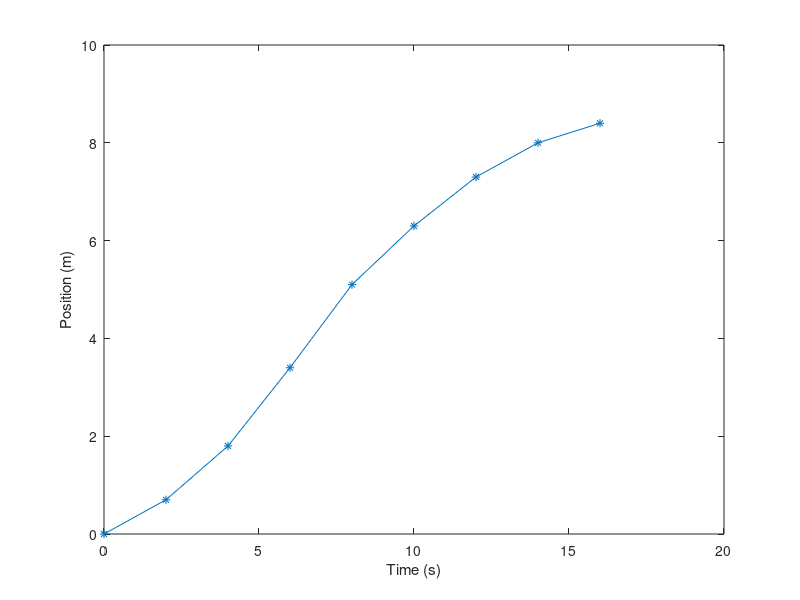
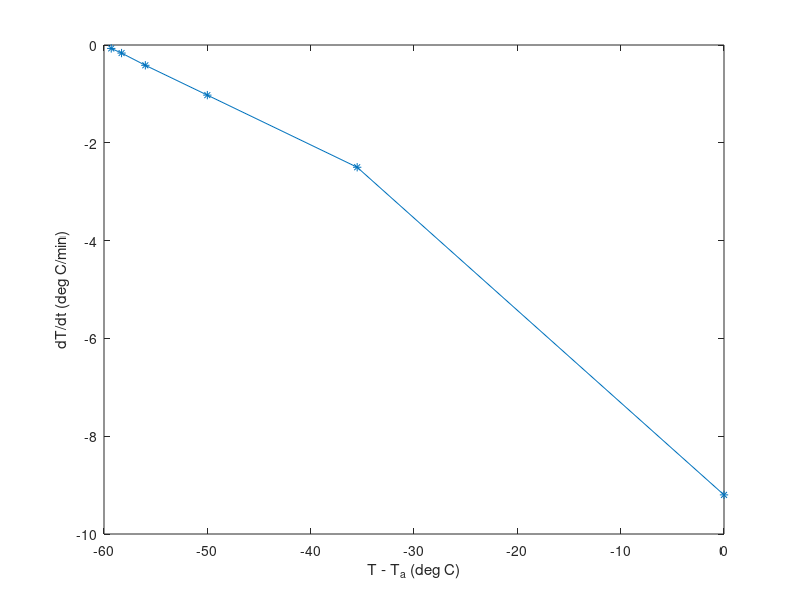

Recreate these plots in MATLAB, in order.
% Created by: Anthony H. Le
% Last updated: 02-13-2019

% CHE 581: Assignment 4
% Textbook Problems 21.13, 21.28, Additional Problem
% Due: 02-18-2019
%% Problem 21.13
close all; % close all figures
clear; % clear workspace
clc; % clear command window

disp('Problem 21.13');

t = [0 2 4 6 8 10 12 14 16]'; % time, s
x = [0 0.7 1.8 3.4 5.1 6.3 7.3 8.0 8.4]; % position, m
h = 2; % step size, time, s
i = 6; % index @ t = 10

figure();
plot(t, x, '-*');
hold on;
xlabel('Time (s)');
ylabel('Position (m)');
hold off;

% (a) 2nd-order correct centered finite-diff method
disp('(a) O(h^2) centered finite-difference method');
v_a = (x(i+1) - x(i-1)) / (2 * h); % velocity @ t = 10, m/s
a_a = (x(i+1) - (2 * x(i)) + x(i-1)) / (h^2); % acceleration @ t = 10, m/s^2
fprintf('vel = %5.2f\n', v_a);
fprintf('accel = %5.2f\n', a_a);

% (b) 2nd-order correct forward finite-diff method
disp('(b) O(h^2) forward fiite-difference method');
v_b = (-x(i+2) + (4 * x(i+1)) - (3 * x(i))) / (2 * h); % velocity @ t = 10, m/s
a_b = (-x(i+3) + (4 * x(i+2)) - (5 * x(i+1)) + (2 * x(i))) / (h^2); % acceleration @ t = 10, m/s^2
fprintf('vel = %5.2f\n', v_b);
fprintf('accel = %5.2f\n', a_b);

% (c) 2nd-order correct backward finite-diff method
disp('(c) O(h^2) backward finite-difference method');
v_c = ((3 * x(i)) - (4 * x(i-1)) + x(i-2)) / (2 * h); % velocity @ t = 10, m/s
a_c = ((2 * x(i)) - (5 * x(i-1)) + (4 * x(i-2)) - x(i-3)) / (h^2); % acceleration @ t = 10, m/s^2
fprintf('vel = %5.2f\n', v_c);
fprintf('accel = %5.2f\n', a_c);

disp('-------------------------------------------------');

%% Problem 21.28
close all;
clear;
clc;

disp('Problem 21.28');

time = [0 5 10 15 20 25]'; % time, min
T = [80 44.5 30.0 24. 21.7 20.7]'; % temperature, deg C
T_a = 80; % temperature, deg C
n = length(time);

dTdt = zeros(n, 1);

for i = 1:n
    if i == 1 % forward finite-diff method, first point
        diff = (-T(i+2) + 4 * T(i+1) - 3 * T(i)) / (2 * (time(i+1) - time(i)));
        dTdt(i, 1) = diff;
    elseif i >= 2 && i < n % center finite-diff method, interior points
        diff = (T(i+1) - T(i-1)) / (2 * (time(i+1) - time(i-1)));
        dTdt(i, 1) = diff;
    elseif i == n % backward finite-diff method, last point
        diff = (3 * T(i) - 4 * T(i-1) + T(i-2)) / (2 * (time(i) - time(i-1)));
        dTdt(i, 1) = diff;
    end
end

figure();
plot(T-T_a, dTdt, '-*');
hold on;
title('');
xlabel('T - T_{a} (deg C)');
ylabel('dT/dt (deg C/min)');
hold off;

disp('-------------------------------------------------');

%% Additional Problem
close all;
clear;
clc;

disp('Additional Problem (see handout)');

f = @(xx) sin(50 .* xx) .* xx.^2;



disp('-------------------------------------------------');
